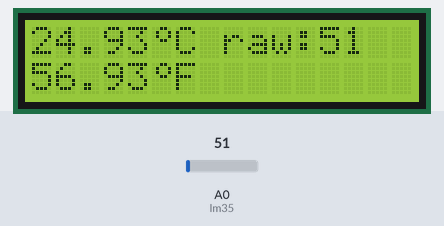
Bench run of a sketch on a simulated Arduino Uno, built with avr-gcc and run on an emulated ATmega328P. Parts: 16×2 character LCD. Inputs (shaded band) come from the test bench; at power-on: A0 (lm35) = 51. What the sketch prints to the serial monitor is not drawn.

Above: at 1.6 s.
1.7 s: A0 (lm35) set to 127
At 3.4 s:
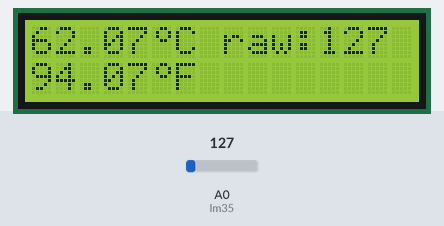
4.5 s: A0 (lm35) set to 150
At 7.2 s:
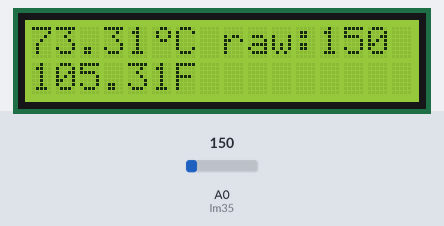
7.5 s: A0 (lm35) set to 163
At 10.0 s:
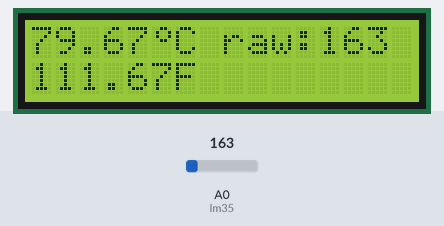
Timing chart, 0 to 11.5 s (numbered marks = the images above; inputs shaded):
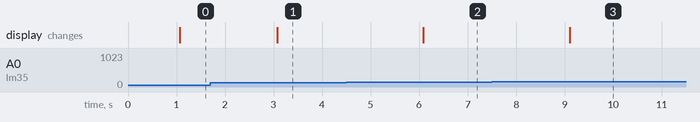

Measured:
- the behaviour switches between 139 and 140 on A0 (lm35) (found by bisection; images 1 and 2)
- after the input at 1.7 s, the display: changes after 1.4 s (image 1)
- after the input at 4.5 s, the display: changes after 1.6 s (image 2)
- after the input at 7.5 s, the display: changes after 1.6 s (image 3)

The sketch:

MonitorTemperaturaInterior.ino
```cpp
// include the library code:
#include <LiquidCrystal.h>

// initialize the library by associating any needed LCD interface pin
// with the arduino pin number it is connected to
const int rs = 13, en = 12, d4 = 11, d5 = 10, d6 = 9, d7 = 8;
const int lm35 = 0;
float tempCelsius;
float tempFahrenheit;
LiquidCrystal lcd(rs, en, d4, d5, d6, d7);

//Symbol grade
byte grade[8] = {
  B00110,
  B01001,
  B01001,
  B00110,
  B00000,
  B00000,
  B00000,
  B00000
};

void setup() {
  // Configuramos el puerto serial a 9600 bps
  Serial.begin(9600);
  // set up the LCD's number of columns and rows:
  lcd.createChar(0, grade);
  lcd.begin(16, 2);
  lcd.clear();

  lcd.setCursor(5,0);
  lcd.write(byte(0));
  lcd.print("C");

  lcd.setCursor(8,0);
  lcd.print("raw:");

  lcd.setCursor(5,1);
  lcd.write(byte(0));
  lcd.print("F");
}

void loop() {

  int value = analogRead(lm35);
  //los 5k es por el voltaje
  float millivolts = (value / 1023.0) * 5000;
  tempCelsius = millivolts / 10;
  Serial.print(value);
  Serial.print(" ");
  Serial.print(tempCelsius);
  Serial.println(" C");
  tempFahrenheit = ( tempCelsius * (9/5)) + 32;

  // Esperamos un tiempo para repetir el loop
  delay(1000);
  // set the cursor to column 0, line 1
  // (note: line 1 is the second row, since counting begins with 0):
  lcd.setCursor(0, 0);
  lcd.print(tempCelsius);

  lcd.setCursor(0, 1);
  lcd.print(tempFahrenheit);

  lcd.setCursor(12,0);
  lcd.print(value);

}
```
